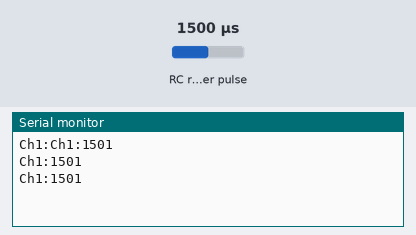
Recording of a sketch running on a simulated Arduino Mega 2560, built with avr-gcc and run on an emulated ATmega2560. Shown: the last lines printed to the serial monitor. Wiring (inferred from the names in the program): RC receiver channel: data pin 6. Inputs (shaded band) come from the test bench; at power-on: RC receiver pulse 1500 µs.

Above: at 1.2 s.
1.3 s: RC receiver pulse (sensor on pin 6) set to 1020 µs
At 2.0 s:
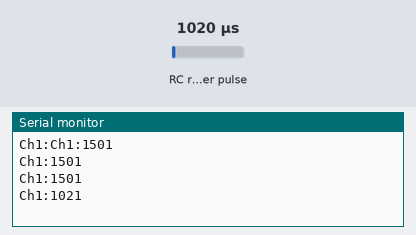
2.8 s: RC receiver pulse (sensor on pin 6) set to 1250 µs
At 3.6 s:
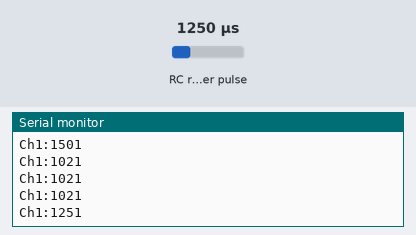
Timing chart, 0 to 5.8 s (numbered marks = the images above; inputs shaded):
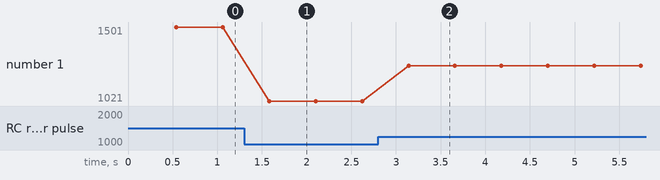

The sketch:

rc_leds.ino
```cpp
//#include <Adafruit_NeoPixel.h>


//Programed for the Arduino MEGA 2560!!!

// Define Variables:
int chA=6;  //Constant variables relating to pin locations


int chOut1 =0;  //Varibles to store and display the values of each channel
//asdf


// the setup routine runs once when you press reset:
void setup() {
  // initialize serial communication at 9600 bits per second:
  Serial.begin(9600);//115200
  // Set input pins
  pinMode(chA, INPUT);
  Serial.print ("Ch1:");  //Display text string on Serial Monitor to distinguish variables


}

//Main Program
void loop() {
  // read the input channels
  chOut1 = pulseIn (chA,HIGH);  //Read and store channel 1
  Serial.print ("Ch1:");  //Display text string on Serial Monitor to distinguish variables
  Serial.print (chOut1);     //Print in the value of channel 1
  Serial.print ("\n");  //Display text string on Serial Monitor to distinguish variables

  delay(500);
}
```

Measured:
- after the input at 1.3 s, the serial monitor: prints a new line after 0.28 s (image 1)
- after the input at 2.8 s, the serial monitor: prints a new line after 0.34 s (image 2)
- plotted number 1: 1501 → 1021 after the input at 1.3 s, 1021 → 1251 after the input at 2.8 s
